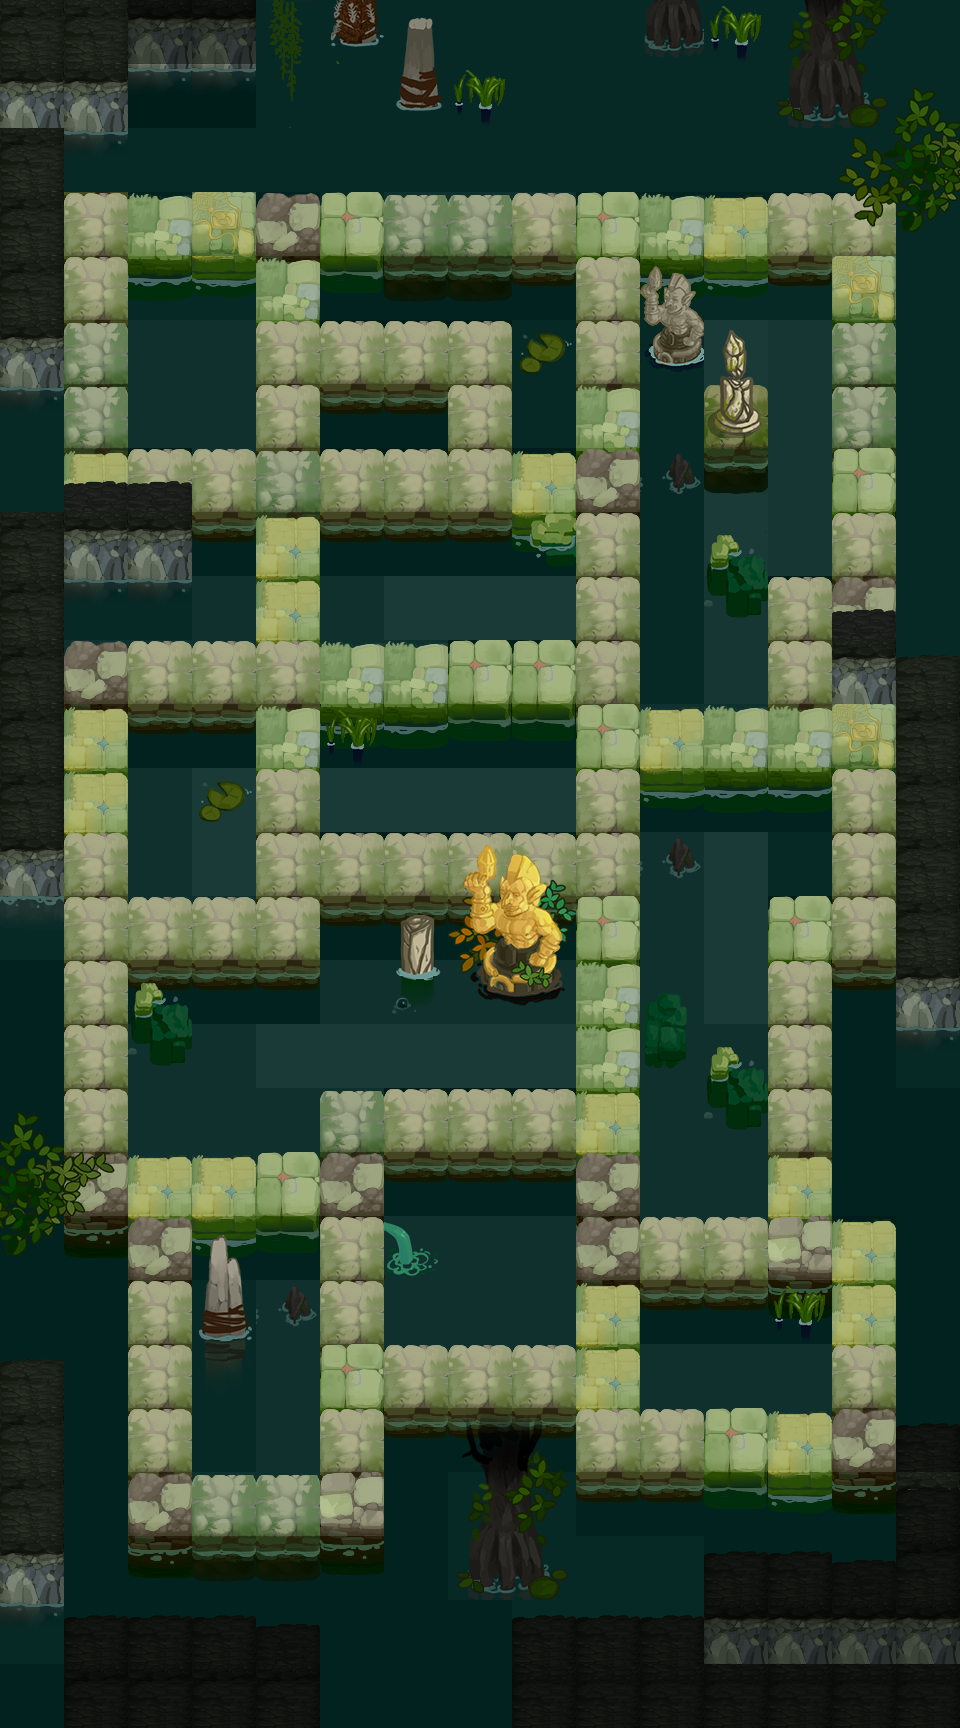

The image is a tile-based game level rendered from a .tmx file. Its description and source (layers, tilesets, objects; grid data summarised) follow:
An orthogonal 15x27 tile map with 64x64 px tiles, 7 tile layers (background, background_top, block, block_top, ...), 4 tilesets and 8 objects (5x monster, move_3, move_2, move_1).

<map version="1.2" tiledversion="1.2.2" orientation="orthogonal" renderorder="left-down" width="15" height="27" tilewidth="64" tileheight="64" infinite="0" nextlayerid="45" nextobjectid="209">
 <tileset firstgid="1" name="ruins_block_1" tilewidth="64" tileheight="64" tilecount="64" columns="8">
  <image source="img/ruins_block_1.png" width="512" height="512" />
 </tileset>
 <tileset firstgid="65" name="diamond" tilewidth="64" tileheight="64" tilecount="64" columns="8">
  <image source="img/diamond.png" width="512" height="512" />
 </tileset>
 <tileset firstgid="129" name="ruins_bg_1" tilewidth="64" tileheight="64" tilecount="64" columns="8">
  <image source="img/ruins_bg_1.png" width="512" height="512" />
 </tileset>
 <tileset firstgid="193" name="ruins_top_1" tilewidth="64" tileheight="64" tilecount="64" columns="8">
  <image source="img/ruins_top_1.png" width="512" height="512" />
 </tileset>
 <layer id="39" name="background" width="15" height="27">
  <data>[405 cells, 405 non-empty, 11 distinct tile ids]</data>
 </layer>
 <layer id="44" name="background_top" width="15" height="27">
  <data>[405 cells, 131 non-empty, 8 distinct tile ids]</data>
 </layer>
 <layer id="40" name="block" width="15" height="27">
  <data>[405 cells, 274 non-empty, 11 distinct tile ids]</data>
 </layer>
 <layer id="43" name="block_top" width="15" height="27">
  <data>[405 cells, 98 non-empty, 11 distinct tile ids]</data>
 </layer>
 <layer id="41" name="diamond" width="15" height="27">
  <data>[405 cells, 58 non-empty, 1 distinct tile ids]</data>
 </layer>
 <objectgroup color="#ffaaff" id="4" name="trigger" visible="0" />
 <objectgroup color="#ff0000" id="5" name="monster">
  <object id="203" name="monster" x="576" y="320" width="64" height="64">
   <properties>
    <property name="Direction_Arr" value="0" />
    <property name="ID_Arr" value="102" />
    <property name="Interval" type="int" value="5000" />
    <property name="Move_Arr" value="0" />
    <property name="Order" type="int" value="1" />
    <property name="Time" type="int" value="0" />
   </properties>
  </object>
  <object id="205" name="monster" x="448" y="192" width="64" height="64">
   <properties>
    <property name="Direction_Arr" value="0" />
    <property name="ID_Arr" value="102" />
    <property name="Interval" type="int" value="5000" />
    <property name="Move_Arr" value="0" />
    <property name="Order" type="int" value="1" />
    <property name="Time" type="int" value="0" />
   </properties>
  </object>
  <object id="206" name="monster" x="448" y="320" width="64" height="64">
   <properties>
    <property name="Direction_Arr" value="0" />
    <property name="ID_Arr" value="801" />
    <property name="Interval" type="int" value="5000" />
    <property name="Move_Arr" value="0" />
    <property name="Order" type="int" value="1" />
    <property name="Time" type="int" value="0" />
   </properties>
  </object>
  <object id="207" name="monster" x="128" y="640" width="64" height="64">
   <properties>
    <property name="Direction_Arr" value="0" />
    <property name="ID_Arr" value="102" />
    <property name="Interval" type="int" value="5000" />
    <property name="Move_Arr" value="0" />
    <property name="Order" type="int" value="1" />
    <property name="Time" type="int" value="0" />
   </properties>
  </object>
  <object id="208" name="monster" x="704" y="704" width="64" height="64">
   <properties>
    <property name="Direction_Arr" value="0" />
    <property name="ID_Arr" value="102" />
    <property name="Interval" type="int" value="5000" />
    <property name="Move_Arr" value="0" />
    <property name="Order" type="int" value="1" />
    <property name="Time" type="int" value="0" />
   </properties>
  </object>
 </objectgroup>
 <objectgroup color="#00ff00" id="6" name="player">
  <object id="110" name="move_3" x="448" y="1344" width="64" height="64" />
  <object id="109" name="move_2" x="448" y="1344" width="64" height="64" />
  <object id="107" name="move_1" x="448" y="1344" width="64" height="64" />
 </objectgroup>
 <layer id="49" name="all_top_1" width="15" height="27">
  <data>[405 cells, 62 non-empty, 43 distinct tile ids]</data>
 </layer>
 <layer id="52" name="all_top_2" width="15" height="27">
  <data>[405 cells, 0 non-empty, 0 distinct tile ids]</data>
 </layer>
</map>
